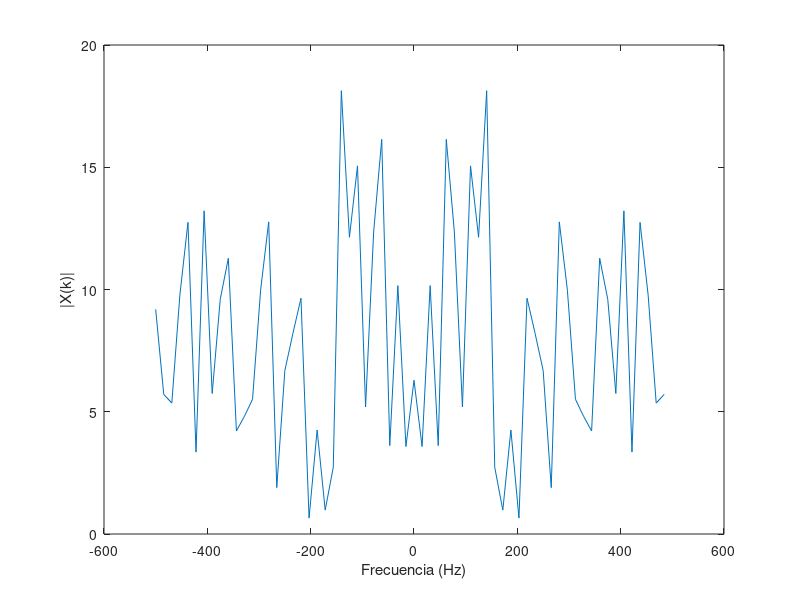

This chart was generated by the following MATLAB code: (Note: this script raises an error after producing the figure.)
%%%%%%%%%%%%%%%%%%%%%%%%%%%%%%%%%%%%%%%%%%%%%%%%%%%%%%%%%%%%
%%%%%%%%%%%%%%  PARTE 1: Convolución Circular %%%%%%%%%%%%%%
%%%%%%%%%%%%%%%%%%%%%%%%%%%%%%%%%%%%%%%%%%%%%%%%%%%%%%%%%%%%

% PREGUNTA 1

% Parámetros
N = 64;        % Longitud de x[n], puede ajustarse
Ts = 1e-3;     % Periodo de muestreo

% Generar señal aleatoria x[n]
x = randn(N, 1);

% Calcular su espectro X(k)
X = fftshift(fft(x));

% Vector de frecuencia para graficar
Fs = 1/Ts;
f = (-N/2:N/2-1)*(Fs/N);

% Graficar el espectro de x[n]
figure;
plot(f, abs(X));
xlabel("Frecuencia (Hz)");
ylabel("|X(k)|");
xline(0)
title("Espectro de x[n]");


% PREGUNTA 2

% Respuesta al impulso del canal h[n]
h = [-0.1, 0.3, -0.5, 0.7, -0.9, 0.7, -0.5, 0.3, -0.1]';

% Llenar con ceros h[n] hasta longitud N
h_padded = [h; zeros(N - length(h), 1)];

% Calcular su espectro H(k)
H = fftshift(fft(h_padded));

% Graficar el espectro de h[n]
figure;
plot(f, abs(H));
xlabel("Frecuencia (Hz)");
ylabel("|H(k)|");
title("Espectro de h[n]");


% PREGUNTA 3

% Convolución lineal
y = conv(x, h);

% Calcular su FFT de N puntos
Y = fftshift(fft(y, N));

% Graficar el espectro de y[n]
figure;
plot(f, abs(Y));
xlabel("Frecuencia (Hz)");
ylabel("|Y_L(k)|");
title("Espectro de y_L[n] (Convolución Lineal)");


% PREGUNTA 4

% Convolución circular
yc = cconv(x, h, N);  % Convolución circular de N puntos

% Calcular su espectro Yc(k)
Yc = fftshift(fft(yc));

% Graficar el espectro de yc[n]
figure;
plot(f, abs(Yc));
xlabel("Frecuencia (Hz)");
ylabel("|Y_c(k)|");
title("Espectro de y_c[n] (Convolución Circular)");


% PREGUNTA 5

% Calcular el producto X(k) * H(k)
XH = X .* H;

% Comparación entre X(k)*H(k) y Y(k)
figure;
subplot(1,2,1);
plot(f, abs(XH), f, abs(Y));
xlabel("Frecuencia (Hz)");
ylabel("Magnitud");
title("Comparación de X(k)*H(k) y Y_L(k)");
legend("|X(k)*H(k)|", "|Y_L(k)|");

% Comparación entre X(k)*H(k) y Yc(k)
subplot(1,2,2);
plot(f, abs(XH), f, abs(Yc));
xlabel("Frecuencia (Hz)");
ylabel("Magnitud");
title("Comparación de X(k)*H(k) y Y_c(k)");
legend("|X(k)*H(k)|", "|Y_c(k)|");


% PREGUNTA 6

% Longitud del prefijo cíclico (debe ser >= longitud de h[n]-1)
L = length(h) - 1;

% Construir prefijo cíclico a partir de las últimas L muestras de x[n]
cyclic_prefix = x(end-L+1:end);

% Extender x[n] con prefijo cíclico
x_ext = [cyclic_prefix; x];

figure;
hold on;
plot(-L:N-1, x_ext, "b")
plot(0:N-1, x, "r");
xlabel("n");
ylabel("x[n]");
legend("x_{ext}[n]", "x[n]");
title("Señal x[n] y x_{ext}[n] con Prefijo Cíclico");
hold off;


% PREGUNTA 7

% Longitud óptima del prefijo cíclico es L = length(h) - 1
fprintf("Longitud elegida del prefijo cíclico: %d\n", L);

% Convolución lineal con la señal extendida
y_ext = conv(x_ext, h);

% Eliminar las primeras L muestras para extraer el resultado de la convolución circular
yc_extracted = y_ext(L+1:L+N);


figure;
hold on;
plot(-L:N+L-1, y_ext, "b")
plot(0:N-1, yc_extracted, "r");
xlabel("n");
ylabel("x[n]");
xlim([-L, N+L-1])
legend("y_{ext}[n]", "y_c[n]");
title("Convolución circular extraída de la lineal");
hold off;

Yc_extracted = fftshift(fft(yc_extracted));

% Comparación entre X(k)*H(k) y Yc(k) extraído
figure;
subplot(1,2,1);
plot(f, abs(XH), f, abs(Yc));
xlabel("Frecuencia (Hz)");
ylabel("Magnitud");
title("Comparación de X(k)*H(k) y Y_c(k)");

% Comparación entre X(k)*H(k) y Yc(k) extraído
plot(f, abs(XH), f, abs(Yc_extracted));
xlabel("Frecuencia (Hz)");
ylabel("Magnitud");

title("Comparación de X(k)*H(k) y Y_c(k) extraído");






%%%%%%%%%%%%%%%%%%%%%%%%%%%%%%%%%%%%%%%%%%%%%%%%%%%%%%%%%%%%
%%%%%%%%%%%%%%%%%%  PARTE 2: Ecualización %%%%%%%%%%%%%%%%%%
%%%%%%%%%%%%%%%%%%%%%%%%%%%%%%%%%%%%%%%%%%%%%%%%%%%%%%%%%%%%

% Parámetros de OFDM
NFFT = 128;           % Tamaño de FFT
Ncp = 16;             % Longitud del prefijo cíclico (varía según el caso)
Nofdm = 100;          % Número de símbolos OFDM
Nsub = 10;            % Número de subportadoras de datos
modOrder = 4;         % Modulación QPSK (número M-ario)

% Respuesta al impulso del canal h[n]
h = [0, -0.1, 0.3, -0.5, 0.7, -0.9, 0.7, -0.5, 0.3, -0.1, 0]';


% Respuesta de frecuencia ideal del canal
H = fft(h, NFFT);

% Generar bits aleatorios
numBits = Nsub * Nofdm * log2(modOrder);
bits = randi([0 1], numBits, 1);

%%%%%%%%%%%%%%%%%%%%%%%%%%%%%%%%%%%%%%%%%%%%%%%%%%%%%%%%%%%%
%%%%%%%%%%%%  PARTE A: Intervalo de guarda con 0 %%%%%%%%%%%%%%%%%%
%%%%%%%%%%%%%%%%%%%%%%%%%%%%%%%%%%%%%%%%%%%%%%%%%%%%%%%%%%%%

% Actualizar Ncp para este caso
Ncp = 16;

% Modulación QPSK
symbols = moduladorQPSK(bits);

% Remodelar símbolos en subportadoras x símbolos OFDM
symbols_matrix = reshape(symbols, Nsub, Nofdm);

% Inicializar la matriz de símbolos OFDM
X = zeros(NFFT, Nofdm);

% Mapear símbolos a subportadoras
X(2:Nsub+1, :) = symbols_matrix;

% Modulación OFDM (IFFT)
ofdm_symbols = ifft(X, NFFT);

% Agregar intervalo de guarda lleno de ceros
ofdm_with_guard = [zeros(Ncp, Nofdm); ofdm_symbols];

% Serializar los símbolos OFDM
s = ofdm_with_guard(:);

% Transmitir a través del canal
s_rx = conv(s, h);
s_rx = s_rx(1:length(s));

% Remodelar la señal recibida
s_rx_matrix = reshape(s_rx, NFFT + Ncp, Nofdm);

% Eliminar el intervalo de guarda
received_symbols = s_rx_matrix(Ncp+1:end, :);

% Demodulación OFDM (FFT)
Y = fft(received_symbols, NFFT);

size(Y)
size(repmat(H.', 1, Nofdm))

% Ecualización en el dominio de frecuencia
Y_eq = Y ./ repmat(H, 1, Nofdm);

% Extraer las subportadoras de datos
received_data = Y_eq(2:Nsub+1, :);
received_data = received_data(:);

% Demodulación QPSK
received_bits = demoduladorQPSK(received_data);

% Calcular BER
num_errors = sum(bits ~= received_bits);
bit_error_rate = num_errors / numBits;
fprintf("Caso a) BER con intervalo de guarda en cero: %f\n", bit_error_rate);

% Diagrama de constelación
figure;
subplot(1,2,1);
plot(real(symbols), imag(symbols), "o");
title("Constelación Transmitida");
xlabel("En Fase");
ylabel("En Cuadratura");
axis square;

subplot(1,2,2);
plot(real(received_data), imag(received_data), "o");
title("Constelación Recibida (Caso a)");
xlabel("En Fase");
ylabel("En Cuadratura");
axis square;

%%%%%%%%%%%%%%%%%%%%%%%%%%%%%%%%%%%%%%%%%%%%%%%%%%%%%%%%%%%%
%%%%%%%%%%%%  PARTE B: Intervalo de guarda con 0 %%%%%%%%%%%%%%%%%%
%%%%%%%%%%%%%%%%%%%%%%%%%%%%%%%%%%%%%%%%%%%%%%%%%%%%%%%%%%%%

% Actualizar Ncp para el Caso b)
Ncp = 4;  % Longitud del prefijo cíclico menor al canal

% Modulación QPSK
symbols_b = moduladorQPSK(bits);

% Remodelar símbolos en subportadoras x símbolos OFDM
symbols_matrix_b = reshape(symbols_b, Nsub, Nofdm);

% Inicializar la matriz de símbolos OFDM
X_b = zeros(NFFT, Nofdm);

% Mapear símbolos a subportadoras
X_b(2:Nsub+1, :) = symbols_matrix_b;

% Modulación OFDM (IFFT)
ofdm_symbols_b = ifft(X_b, NFFT);

% Agregar prefijo cíclico (copia de las últimas Ncp muestras)
cyclic_prefix_b = ofdm_symbols_b(end-Ncp+1:end, :);
ofdm_with_cp_b = [cyclic_prefix_b; ofdm_symbols_b];

% Serializar los símbolos OFDM
s_b = ofdm_with_cp_b(:);

% Transmitir a través del canal
s_rx_b = conv(s_b, h);
s_rx_b = s_rx_b(1:length(s_b));

% Remodelar la señal recibida
s_rx_matrix_b = reshape(s_rx_b, NFFT + Ncp, Nofdm);

% Eliminar el prefijo cíclico
received_symbols_b = s_rx_matrix_b(Ncp+1:end, :);

% Demodulación OFDM (FFT)
Y_b = fft(received_symbols_b, NFFT);

% Ecualización en el dominio de frecuencia
Y_eq_b = Y_b ./ repmat(H, 1, Nofdm);

% Extraer las subportadoras de datos
received_data_b = Y_eq_b(2:Nsub+1, :);
received_data_b = received_data_b(:);

% Demodulación QPSK
received_bits_b = demoduladorQPSK(received_data_b);

% Calcular BER
num_errors_b = sum(bits ~= received_bits_b);
bit_error_rate_b = num_errors_b / numBits;
fprintf("Caso b) BER con prefijo cíclico corto: %f\n", bit_error_rate_b);

% Diagrama de constelación
figure;
subplot(1,2,1);
plot(real(symbols_b), imag(symbols_b), "o");
title("Constelación Transmitida");
xlabel("En Fase");
ylabel("En Cuadratura");
axis square;

subplot(1,2,2);
plot(real(received_data_b), imag(received_data_b), "o");
title("Constelación Recibida (Caso b)");
xlabel("En Fase");
ylabel("En Cuadratura");
axis square;

%%%%%%%%%%%%%%%%%%%%%%%%%%%%%%%%%%%%%%%%%%%%%%%%%%%%%%%%%%%%
%%%%%%%%%%%%  PARTE C:  %%%%%%%%%%%%%%%%%%
%%%%%%%%%%%%%%%%%%%%%%%%%%%%%%%%%%%%%%%%%%%%%%%%%%%%%%%%%%%%

% Actualizar Ncp para el Caso c)
Ncp = 16;  % Longitud del prefijo cíclico igual o mayor al canal

% Modulación QPSK
symbols_c = moduladorQPSK(bits);

% Remodelar símbolos en subportadoras x símbolos OFDM
symbols_matrix_c = reshape(symbols_c, Nsub, Nofdm);

% Inicializar la matriz de símbolos OFDM
X_c = zeros(NFFT, Nofdm);

% Mapear símbolos a subportadoras
X_c(2:Nsub+1, :) = symbols_matrix_c;

% Modulación OFDM (IFFT)
ofdm_symbols_c = ifft(X_c, NFFT);

% Agregar prefijo cíclico (copia de las últimas Ncp muestras)
cyclic_prefix_c = ofdm_symbols_c(end-Ncp+1:end, :);
ofdm_with_cp_c = [cyclic_prefix_c; ofdm_symbols_c];

% Serializar los símbolos OFDM
s_c = ofdm_with_cp_c(:);

% Transmitir a través del canal
s_rx_c = conv(s_c, h);
s_rx_c = s_rx_c(1:length(s_c));

% Remodelar la señal recibida
s_rx_matrix_c = reshape(s_rx_c, NFFT + Ncp, Nofdm);

% Eliminar el prefijo cíclico
received_symbols_c = s_rx_matrix_c(Ncp+1:end, :);

% Demodulación OFDM (FFT)
Y_c = fft(received_symbols_c, NFFT);

% Ecualización en el dominio de frecuencia
Y_eq_c = Y_c ./ repmat(H, 1, Nofdm);

% Extraer las subportadoras de datos
received_data_c = Y_eq_c(2:Nsub+1, :);
received_data_c = received_data_c(:);

% Demodulación QPSK
received_bits_c = demoduladorQPSK(received_data_c);

% Calcular BER
num_errors_c = sum(bits ~= received_bits_c);
bit_error_rate_c = num_errors_c / numBits;
fprintf("Caso c) BER con prefijo cíclico suficiente: %f\n", bit_error_rate_c);

% Diagrama de constelación
figure;
subplot(1,2,1);
plot(real(symbols_c), imag(symbols_c), "o");
title("Constelación Transmitida");
xlabel("En Fase");
ylabel("En Cuadratura");
axis square;

subplot(1,2,2);
plot(real(received_data_c), imag(received_data_c), "o");
title("Constelación Recibida (Caso c)");
xlabel("En Fase");
ylabel("En Cuadratura");
axis square;
